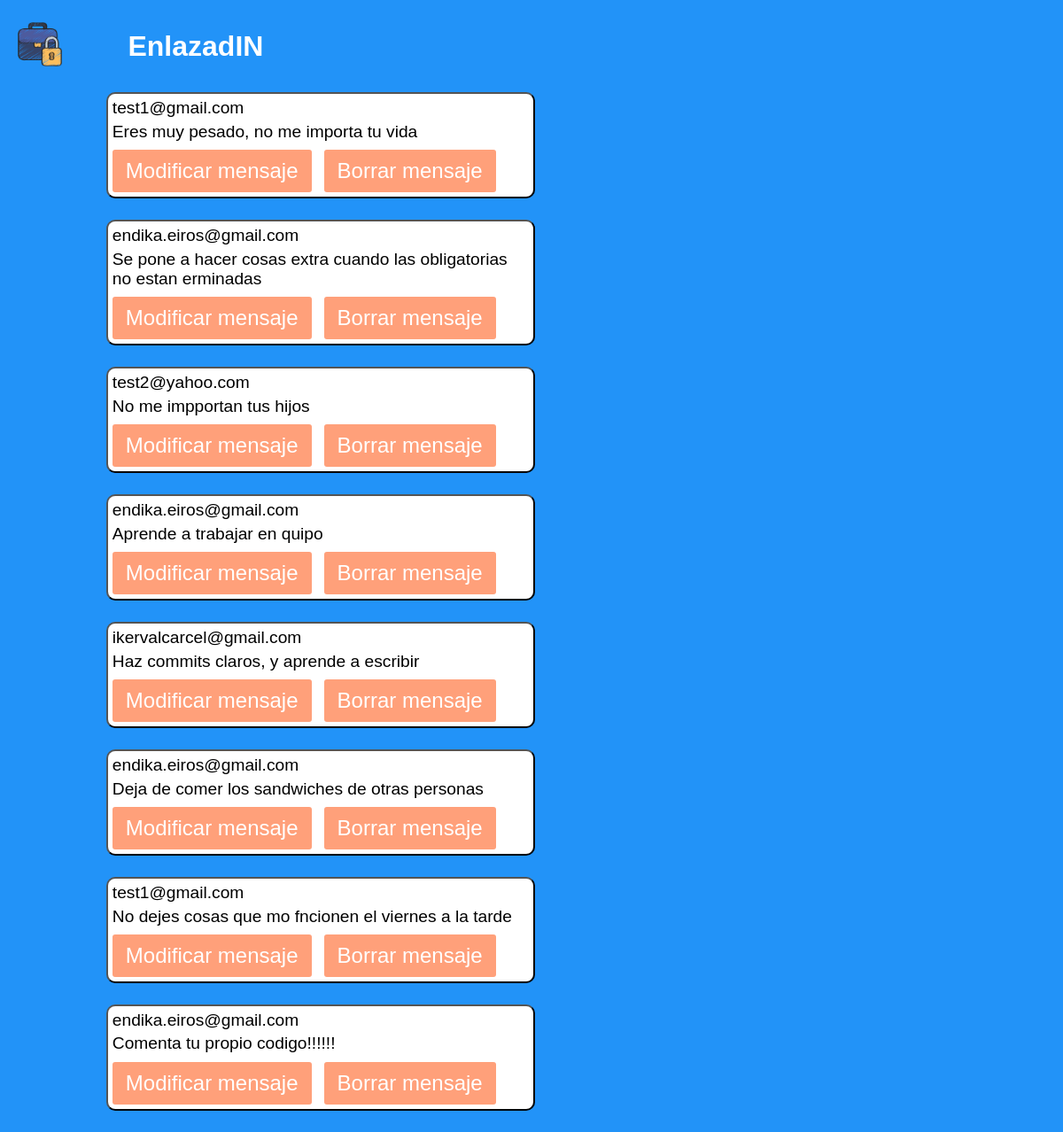
Page /app/foro.php on the committed database.
### tables this page shows
CREATE TABLE comentarios (
  ID int(4) PRIMARY KEY,
  NRECEP varchar(20) NOT NULL,
  ARECEP varchar(20) NOT NULL,
  ERECEP varchar(40) NOT NULL,
  Telefono int(9) NOT NULL,
  MSG varchar(8000) NOT NULL,
  EMISOR varchar(40) NOT NULL
);

### app/db_con.php (called while the page is built, shortened)
<?php
  $conn = mysqli_connect("db","admin","test","database");
  $foro = mysqli_query($conn, 'SELECT * FROM comentarios ORDER BY ID;')or die (mysqli_error($conn));
?>

### app/foro.php (the view, shortened to what this page needs)
<?php
 require("db_con.php");
 echo
 "
 <!DOCTYPE html>
    <html lang='es'>
        <head>
            <meta charset='UTF-8'>
            <meta http-equiv='X-UA-Compatible' content='IE=edge'>
            <meta name='viewport' content='width=device-width, initial-scale=1.0'>
            <title>EnlazadIn perfil</title>
            <link rel='shortcut icon' href='img/briefcase.png' type='image/x-icon'>
            <link rel='stylesheet' href='./css/foro.css'>
        </head>
        <header>
            <ul>
                <li id='logo'>
                    <a href='index.html'>
                        <img src='img/briefcase.png' width='50'>
                    </a>
                </li>
                <li id='nombre-pagina'>
                    <h1>EnlazadIN</h1>
                </li>
            </ul>
        </header>
      <body>";
 foreach($foro as $comentario) :
  $ID = $comentario['ID'];
  $ERECEP = $comentario['ERECEP'];
  $MSG = $comentario['MSG'];
    echo
    "
          <div id={$ID}>
            <p>{$ERECEP}</p>
            <p>{$MSG}</p>
            <button id='modificar' onclick='return redireccion({$ID})' class='button'>Modificar mensaje</button>
            <button type='button' onclick = 'return confirmar({$ID})' value='Enviar'>Borrar mensaje</button> <br>
        </div>
      ";
endforeach;
echo
"
      <script src='js/modificarmensaje.js'></script>
  </body>
</html>
";
?>

### app/css/foro.css (style rules this page uses)
* { padding: 0; margin: 0; }
body { font-family: 'Lucida Sans', 'Lucida Sans Regular', 'Lucida Grande', 'Lucida Sans Unicode', Geneva, Verdana, sans-serif; background-color: #2293f8; background-size: cover; width: 100%; height: 100%; }
#logo { margin: 25px 20px; }
header { color: white; }
header ul li h1 { padding: 0px 50px; }
header ul li { display: inline-block; vertical-align: middle; }
div { background-color: white; color: black; border-radius: 10px; border-width:2px; border-style:outset; border-color: black; width: 40%; margin-bottom: 2%; margin-left: 10%; }
div p { font-size: larger; margin: 1%; }
div button { margin: 1%; background-color:lightsalmon; border: 0; border-radius: 3px; color: white; cursor: pointer; font-size: 24px; padding: 10px 15px; }

### rows in the picture
comentarios: ERECEP "test1@gmail.com", MSG "Eres muy pesado, no me importa tu vida"
comentarios: ERECEP "endika.eiros@gmail.com", MSG "Se pone a hacer cosas extra cuando las obligatorias no estan erminadas"
comentarios: ERECEP "test2@yahoo.com", MSG "No me impportan tus hijos"
comentarios: ERECEP "endika.eiros@gmail.com", MSG "Aprende a trabajar en quipo"
comentarios: ERECEP "ikervalcarcel@gmail.com", MSG "Haz commits claros, y aprende a escribir"
comentarios: ERECEP "endika.eiros@gmail.com", MSG "Deja de comer los sandwiches de otras personas"
comentarios: ERECEP "test1@gmail.com", MSG "No dejes cosas que mo fncionen el viernes a la tarde"
comentarios: ERECEP "endika.eiros@gmail.com", MSG "Comenta tu propio codigo!!!!!!"
